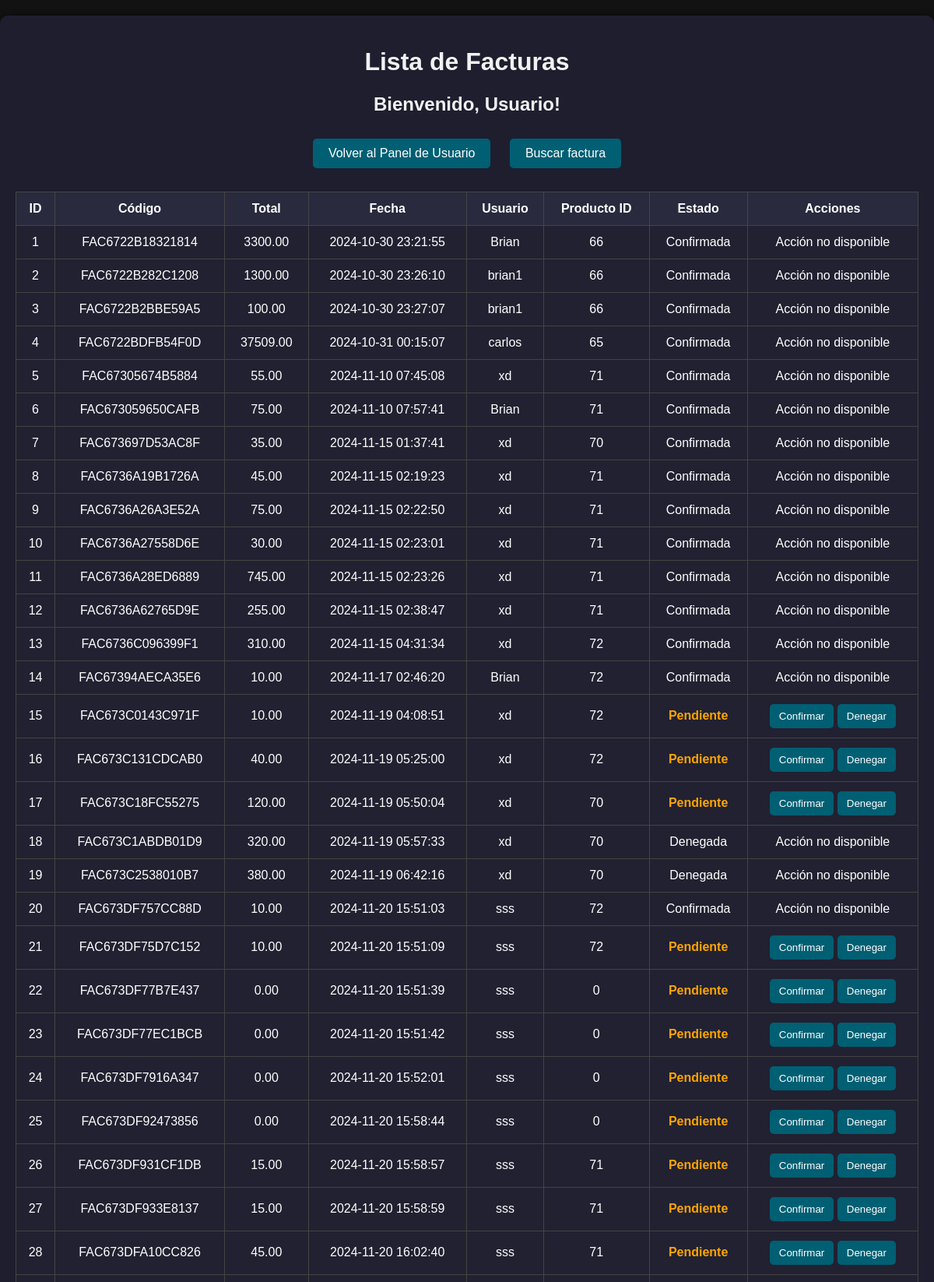
The page /factura1.php (upper part) on the database its author committed.
### tables this page shows
CREATE TABLE `facturas` (
  `id` int(11) NOT NULL,
  `codigo` varchar(50) NOT NULL,
  `total` decimal(10,2) NOT NULL,
  `fecha` datetime NOT NULL,
  `usuario` varchar(100) NOT NULL,
  `producto_id` int(11) DEFAULT 1,
  `estado` varchar(50) DEFAULT 'Pendiente',
  `imagen_comprobante` varchar(255) DEFAULT NULL,
  `precio_a_pagar` decimal(10,2) DEFAULT NULL
);

### factura1.php (the view, shortened to what this page needs)
<?php
include './conexionpro.php';
$sql_facturas = "SELECT * FROM facturas";
$result_facturas = mysqli_query($con, $sql_facturas);
$nombre_usuario = isset($_SESSION['nombre']) ? $_SESSION['nombre'] : 'Usuario';
?>
<!DOCTYPE html>
<html lang="es">
<head>
</head>
<body>
    <div class="container">
        <h1>Lista de Facturas</h1>
        <h2>Bienvenido, <?php echo htmlspecialchars($nombre_usuario); ?>!</h2>
        <a class="boton-volver" href="http://localhost/UNION/USADMIN/pag_admin.php">Volver al Panel de Usuario</a>
        <a class="boton-volver" href="http://localhost/UNION/panel_usuario.php">Buscar factura</a>
        <?php if (mysqli_num_rows($result_facturas) > 0): ?>
            <table>
                <tr>
                    <th>ID</th>
                    <th>Código</th>
                    <th>Total</th>
                    <th>Fecha</th>
                    <th>Usuario</th>
                    <th>Producto ID</th>
                    <th>Estado</th>
                    <th>Acciones</th>
                </tr>
                <?php while ($factura = mysqli_fetch_assoc($result_facturas)): ?>
                    <tr>
                        <td><?php echo $factura['id']; ?></td>
                        <td><?php echo $factura['codigo']; ?></td>
                        <td><?php echo $factura['total']; ?></td>
                        <td><?php echo $factura['fecha']; ?></td>
                        <td><?php echo $factura['usuario']; ?></td>
                        <td><?php echo $factura['producto_id']; ?></td>
                        <td class="<?php echo 'estado-' . strtolower($factura['estado']); ?>">
                            <?php echo ucfirst($factura['estado']); ?>
                        </td>
                        <td>
                            <?php if ($factura['estado'] == 'pendiente'): ?>
                                <form action="procesar_confirmacion.php" method="POST" style="display:inline;">
                                    <button type="submit" name="accion" value="confirmar">Confirmar</button>
                                </form>
                                <form action="procesar_confirmacion.php" method="POST" style="display:inline;">
                                    <button type="submit" name="accion" value="denegar">Denegar</button>
                                </form>
                            <?php else: ?>
                                <span>Acción no disponible</span>
                            <?php endif; ?>
                        </td>
                    </tr>
                <?php endwhile; ?>
            </table>
        <?php else: ?>
            <p>No hay facturas registradas.</p>
        <?php endif; ?>
    </div>
</body>
</html>

### factura1.php (style rules this page uses)
body { font-family: Arial, sans-serif; margin: 0; padding: 0; background-color: #121212; color: #ffffff; }
.container { max-width: 1200px; margin: 20px auto; padding: 20px; background-color: #1e1e2f; border-radius: 10px; box-shadow: 0 0 10px rgba(0, 0, 0, 0.5); text-align: center; }
h1, h2 { color: #f1f1f1; }
table { width: 100%; border-collapse: collapse; margin-top: 20px; }
th, td { border: 1px solid #444; padding: 12px; text-align: center; }
th { background-color: #292a3e; color: #ffffff; }
td { background-color: #212131; }
.boton-volver { background-color: #005f73; color: #ffffff; padding: 10px 20px; border: none; border-radius: 5px; cursor: pointer; text-decoration: none; display: inline-block; margin: 10px; }
.estado-pendiente { color: orange; font-weight: bold; }
button { background-color: #005f73; color: white; border: none; padding: 8px 12px; border-radius: 5px; cursor: pointer; }

### rows shown on the page
facturas: id "1", codigo "FAC6722B18321814", total "3300.00", fecha "2024-10-30 23:21:55", usuario "Brian", producto "66", estado "Confirmada", shows "Acción no disponible"
facturas: id "2", codigo "FAC6722B282C1208", total "1300.00", fecha "2024-10-30 23:26:10", usuario "brian1", producto "66", estado "Confirmada", shows "Acción no disponible"
facturas: id "3", codigo "FAC6722B2BBE59A5", total "100.00", fecha "2024-10-30 23:27:07", usuario "brian1", producto "66", estado "Confirmada", shows "Acción no disponible"
facturas: id "4", codigo "FAC6722BDFB54F0D", total "37509.00", fecha "2024-10-31 00:15:07", usuario "carlos", producto "65", estado "Confirmada", shows "Acción no disponible"
facturas: id "5", codigo "FAC67305674B5884", total "55.00", fecha "2024-11-10 07:45:08", usuario "xd", producto "71", estado "Confirmada", shows "Acción no disponible"
facturas: id "6", codigo "FAC673059650CAFB", total "75.00", fecha "2024-11-10 07:57:41", usuario "Brian", producto "71", estado "Confirmada", shows "Acción no disponible"
facturas: id "7", codigo "FAC673697D53AC8F", total "35.00", fecha "2024-11-15 01:37:41", usuario "xd", producto "70", estado "Confirmada", shows "Acción no disponible"
facturas: id "8", codigo "FAC6736A19B1726A", total "45.00", fecha "2024-11-15 02:19:23", usuario "xd", producto "71", estado "Confirmada", shows "Acción no disponible"
facturas: id "9", codigo "FAC6736A26A3E52A", total "75.00", fecha "2024-11-15 02:22:50", usuario "xd", producto "71", estado "Confirmada", shows "Acción no disponible"
facturas: id "10", codigo "FAC6736A27558D6E", total "30.00", fecha "2024-11-15 02:23:01", usuario "xd", producto "71", estado "Confirmada", shows "Acción no disponible"
facturas: id "11", codigo "FAC6736A28ED6889", total "745.00", fecha "2024-11-15 02:23:26", usuario "xd", producto "71", estado "Confirmada", shows "Acción no disponible"
facturas: id "12", codigo "FAC6736A62765D9E", total "255.00", fecha "2024-11-15 02:38:47", usuario "xd", producto "71", estado "Confirmada", shows "Acción no disponible"
facturas: id "13", codigo "FAC6736C096399F1", total "310.00", fecha "2024-11-15 04:31:34", usuario "xd", producto "72", estado "Confirmada", shows "Acción no disponible"
facturas: id "14", codigo "FAC67394AECA35E6", total "10.00", fecha "2024-11-17 02:46:20", usuario "Brian", producto "72", estado "Confirmada", shows "Acción no disponible"
facturas: id "15", codigo "FAC673C0143C971F", total "10.00", fecha "2024-11-19 04:08:51", usuario "xd", producto "72", estado "Pendiente"
facturas: id "16", codigo "FAC673C131CDCAB0", total "40.00", fecha "2024-11-19 05:25:00", usuario "xd", producto "72", estado "Pendiente"
facturas: id "17", codigo "FAC673C18FC55275", total "120.00", fecha "2024-11-19 05:50:04", usuario "xd", producto "70", estado "Pendiente"
facturas: id "18", codigo "FAC673C1ABDB01D9", total "320.00", fecha "2024-11-19 05:57:33", usuario "xd", producto "70", estado "Denegada", shows "Acción no disponible"
facturas: id "19", codigo "FAC673C2538010B7", total "380.00", fecha "2024-11-19 06:42:16", usuario "xd", producto "70", estado "Denegada", shows "Acción no disponible"
facturas: id "20", codigo "FAC673DF757CC88D", total "10.00", fecha "2024-11-20 15:51:03", usuario "sss", producto "72", estado "Confirmada", shows "Acción no disponible"
facturas: id "21", codigo "FAC673DF75D7C152", total "10.00", fecha "2024-11-20 15:51:09", usuario "sss", producto "72", estado "Pendiente"
facturas: id "22", codigo "FAC673DF77B7E437", total "0.00", fecha "2024-11-20 15:51:39", usuario "sss", producto "0", estado "Pendiente"
facturas: id "23", codigo "FAC673DF77EC1BCB", total "0.00", fecha "2024-11-20 15:51:42", usuario "sss", producto "0", estado "Pendiente"
facturas: id "24", codigo "FAC673DF7916A347", total "0.00", fecha "2024-11-20 15:52:01", usuario "sss", producto "0", estado "Pendiente"
facturas: id "25", codigo "FAC673DF92473856", total "0.00", fecha "2024-11-20 15:58:44", usuario "sss", producto "0", estado "Pendiente"
facturas: id "26", codigo "FAC673DF931CF1DB", total "15.00", fecha "2024-11-20 15:58:57", usuario "sss", producto "71", estado "Pendiente"
facturas: id "27", codigo "FAC673DF933E8137", total "15.00", fecha "2024-11-20 15:58:59", usuario "sss", producto "71", estado "Pendiente"
facturas: id "28", codigo "FAC673DFA10CC826", total "45.00", fecha "2024-11-20 16:02:40", usuario "sss", producto "71", estado "Pendiente"

### other values the page prints
$nombre_usuario "Usuario"
